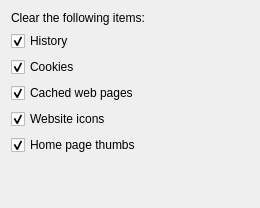
<?xml version="1.0" encoding="UTF-8"?>
<ui version="4.0">
 <class>ClearDataWidget</class>
 <widget class="QWidget" name="ClearDataWidget">
  <property name="geometry">
   <rect>
    <x>0</x>
    <y>0</y>
    <width>260</width>
    <height>208</height>
   </rect>
  </property>
  <property name="windowTitle">
   <string>Clear Private Data</string>
  </property>
  <layout class="QVBoxLayout" name="verticalLayout">
   <item>
    <widget class="QLabel" name="label">
     <property name="text">
      <string>Clear the following items:</string>
     </property>
    </widget>
   </item>
   <item>
    <widget class="QCheckBox" name="clearHistory">
     <property name="text">
      <string>History</string>
     </property>
     <property name="checked">
      <bool>true</bool>
     </property>
    </widget>
   </item>
   <item>
    <widget class="QCheckBox" name="clearCookies">
     <property name="text">
      <string>Cookies</string>
     </property>
     <property name="checked">
      <bool>true</bool>
     </property>
    </widget>
   </item>
   <item>
    <widget class="QCheckBox" name="clearCachedPages">
     <property name="text">
      <string>Cached web pages</string>
     </property>
     <property name="checked">
      <bool>true</bool>
     </property>
    </widget>
   </item>
   <item>
    <widget class="QCheckBox" name="clearWebIcons">
     <property name="text">
      <string>Website icons</string>
     </property>
     <property name="checked">
      <bool>true</bool>
     </property>
    </widget>
   </item>
   <item>
    <widget class="QCheckBox" name="homePageThumbs">
     <property name="text">
      <string>Home page thumbs</string>
     </property>
     <property name="checked">
      <bool>true</bool>
     </property>
    </widget>
   </item>
   <item>
    <spacer name="verticalSpacer">
     <property name="orientation">
      <enum>Qt::Vertical</enum>
     </property>
     <property name="sizeHint" stdset="0">
      <size>
       <width>20</width>
       <height>40</height>
      </size>
     </property>
    </spacer>
   </item>
  </layout>
 </widget>
 <resources/>
 <connections/>
</ui>
